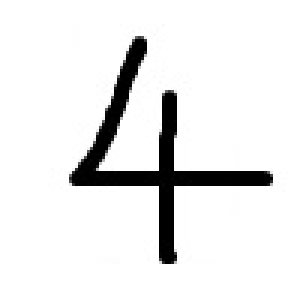
#> input picture Application Building/upload/0.jpg, 100 x 100 px, found by its file name (shown 3 times larger)
$ python boundingBoxExtractor.py
#> lines starting #> are read from the running program, lines starting #| are printed output that depends on the picture
import cv2
import random

scale = 0.5
circles = []
counter = 0
counter2 = 0
point1 = []
point2 = []
myPoints = []
myColor = []

def mousePoints(event, x, y, flags, params):
    global counter, point1, point2, counter2, circles, myColor
    if event == cv2.EVENT_LBUTTONDOWN:
        if counter == 0:
            point1 = int(x // scale), int(y // scale)
            counter += 1
            myColor = (random.randint(0, 2) * 200, random.randint(0, 2) * 200, random.randint(0, 2) * 200)
        elif counter == 1:
            point2 = int(x // scale), int(y // scale)
            type = input("Enter Type: ")
            name = input("Enter Name: ")
            myPoints.append([point1, point2, type, name])
            counter = 0
        circles.append([x, y, myColor])
        counter2 += 1


img = cv2.imread("fileUpload\\procFile\\0.jpg")
#> img is the input picture: shape (100, 100, 3); min 0, max 255, mean 233
img = cv2.resize(img, (0, 0), None, scale, scale)
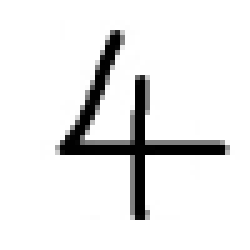
#> img: shape (50, 50, 3) (shown 5 times larger); min 0, max 255, mean 233

while True:
    for x, y, color in circles:
        cv2.circle(img, (x, y), 3, color, cv2.FILLED)
    cv2.imshow("Original Image ", img)
    cv2.setMouseCallback("Original Image ", mousePoints)
    if cv2.waitKey(1) & 0xFF == ord('s'):
#> (key Esc is pressed here)
        print(myPoints)
        break

$ run again, with Application Building/upload/3.jpg copied over Application Building/upload/0.jpg
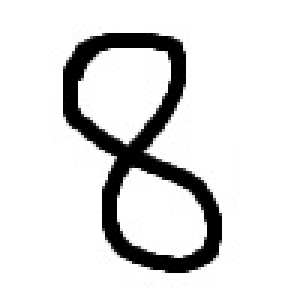
#> input picture Application Building/upload/3.jpg, 100 x 100 px, found by its file name (shown 3 times larger)
#> img is the input picture: shape (100, 100, 3); min 0, max 255, mean 223.7
#> `img = cv2.resize(img, (0, 0), None, scale, scale)`:
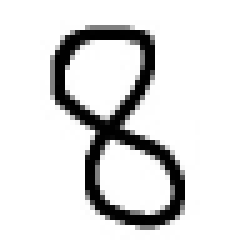
#> img: shape (50, 50, 3) (shown 5 times larger); min 0, max 255, mean 223.8
